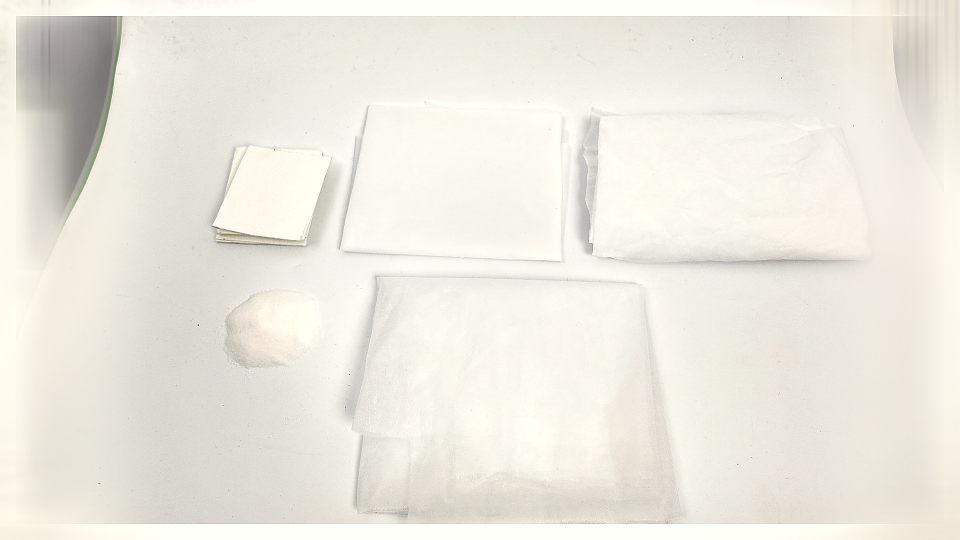
#> input picture website_ready/puppy-pad-raw-material-layers-overhead-01-blog_A_lifestyle.jpg, 1920 x 1080 px (shown at 1/2 size)
$ python design_website_assets_v2.py --input-dir website_ready --output-dir out
#> lines starting #> are read from the running program, lines starting #| are printed output that depends on the picture; after the words box and inside, x2 and y2 are one past the last pixel; in counts of white or black regions, pixels touching at a corner belong together
#> in main, source is the input picture: PIL image 1920x1080 RGB; mean R, G, B 237.2, 233.3, 224.6
from __future__ import annotations

import argparse
from pathlib import Path

import numpy as np
from PIL import Image, ImageEnhance, ImageFilter, ImageOps


BG = np.array([248.0, 249.0, 247.0], dtype=np.float32)


def clean_edge_scaffold(image: Image.Image) -> Image.Image:
    rgb = np.asarray(image.convert("RGB"), dtype=np.float32)
    h, w = rgb.shape[:2]
#> h = 1000; w = 1640
    lum = 0.2126 * rgb[:, :, 0] + 0.7152 * rgb[:, :, 1] + 0.0722 * rgb[:, :, 2]
    sat = rgb.max(axis=2) - rgb.min(axis=2)
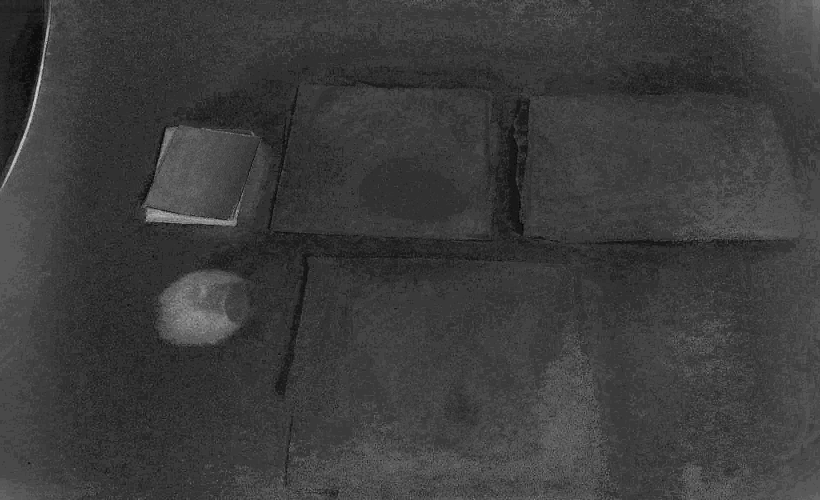
#> sat: shape (1000, 1640) float32 (shown at 1/2 size); min 0, max 52, mean 12.3; drawn with min black and max white
    edge = np.zeros((h, w), dtype=np.float32)
    edge[:, : max(1, int(w * 0.045))] = 1
    edge[:, w - max(1, int(w * 0.045)) :] = 1
    edge[: max(1, int(h * 0.08)), :] = 1
    # Only neutral, dim scaffold tones are eligible; colored packaging and black material stay untouched.
    mask = (edge > 0) & (lum < 170) & (sat < 26)
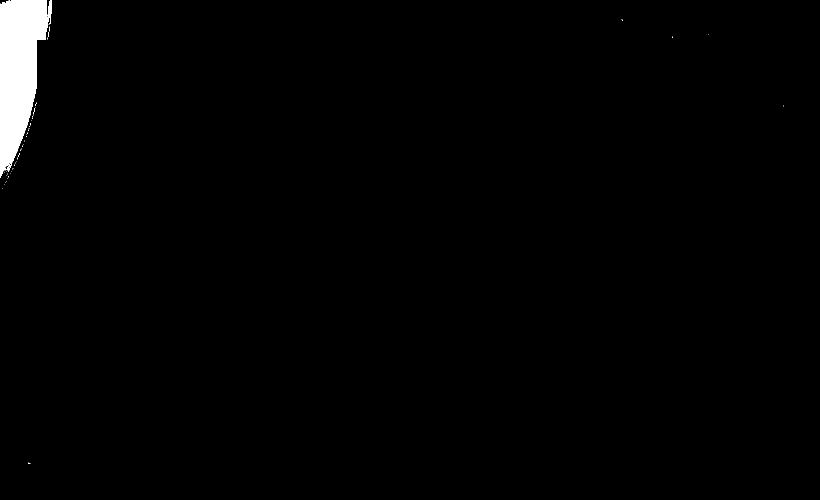
#> mask: shape (1000, 1640) bool (shown at 1/2 size); 1.4% white; 52 white regions (51 under 20 px), largest, box (x1, y1, x2, y2) and area: (0, 0, 104, 356) 22759
    if not mask.any():
        return image
    fill = np.empty_like(rgb)
    left_ref = rgb[:, min(w - 1, int(w * 0.10)), :]
#> left_ref = 1000 rows, first 8: [234, 230, 221], [231, 227, 218], [230, 226, 217], [231, 226, 220], [230, 227, 220], [228, 225, 218], [229, 226, 221], [231, 228, 223]
    right_ref = rgb[:, max(0, int(w * 0.90)), :]
#> right_ref = 1000 rows, first 8: [226, 223, 216], [228, 224, 215], [229, 222, 214], [229, 220, 211], [231, 222, 213], [232, 225, 217], [225, 221, 212], [218, 213, 207]
    top_ref = rgb[min(h - 1, int(h * 0.12)), :, :]
#> top_ref = 1640 rows, first 8: [151, 148, 143], [152, 147, 144], [150, 145, 142], [147, 142, 139], [151, 147, 144], [147, 143, 140], [149, 145, 142], [146, 142, 139]
    fill[:, : w // 2, :] = left_ref[:, None, :]
    fill[:, w // 2 :, :] = right_ref[:, None, :]
    fill[: h // 2, :, :] = (fill[: h // 2, :, :] + top_ref[None, :, :]) / 2
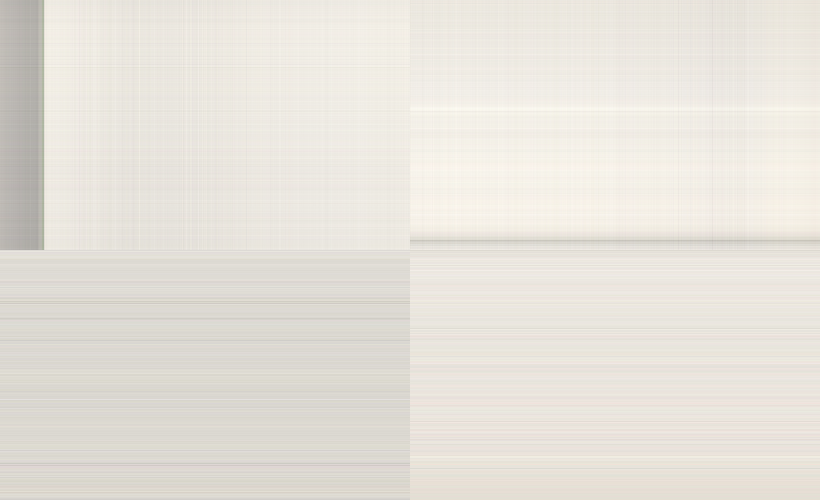
#> fill: shape (1000, 1640, 3) float32 (shown at 1/2 size); mean of channels 0, 1, 2 230.7, 227.1, 219.6; drawn as R, G, B
    fill = np.clip(fill * 1.08, 0, 255)
    alpha = Image.fromarray((mask.astype(np.uint8) * 255), "L").filter(ImageFilter.GaussianBlur(28))
    alpha_arr = np.asarray(alpha, dtype=np.float32)[:, :, None] / 255.0
    result = rgb * (1 - alpha_arr) + fill * alpha_arr
    return Image.fromarray(np.clip(result, 0, 255).astype(np.uint8), "RGB")


def prepare(source: Image.Image) -> Image.Image:
    image = ImageOps.exif_transpose(source).convert("RGB")
    image = image.crop((140, 40, image.width - 140, image.height - 40))
    image = clean_edge_scaffold(image)
    image = ImageEnhance.Contrast(image).enhance(1.025)
    return image


def fit_on_canvas(source: Image.Image, canvas_size: tuple[int, int], image_size: tuple[int, int]) -> Image.Image:
    canvas = Image.new("RGB", canvas_size, tuple(BG.astype(np.uint8)))
    image = ImageOps.fit(source, image_size, method=Image.Resampling.LANCZOS, centering=(0.5, 0.5))
    x = (canvas.width - image.width) // 2
    y = (canvas.height - image.height) // 2
    canvas.paste(image, (x, y))
    return canvas


def save_jpg(image: Image.Image, path: Path) -> None:
    path.parent.mkdir(parents=True, exist_ok=True)
    image.save(path, format="JPEG", quality=94, subsampling=0, optimize=True, progressive=True)


def save_webp(image: Image.Image, path: Path) -> None:
    path.parent.mkdir(parents=True, exist_ok=True)
    image.save(path, format="WEBP", quality=90, method=6)


def main() -> None:
    parser = argparse.ArgumentParser(description="Create ecommerce-ready product and blog assets")
    parser.add_argument("--input-dir", type=Path, required=True)
    parser.add_argument("--output-dir", type=Path, required=True)
    args = parser.parse_args()

    paths = sorted(args.input_dir.glob("*.jpg"))
    prepared: dict[str, Image.Image] = {}
    for path in paths:
        with Image.open(path) as source:
            prepared[path.name] = prepare(source)
#> pass 2 of the loop in main, `for path in paths:`:
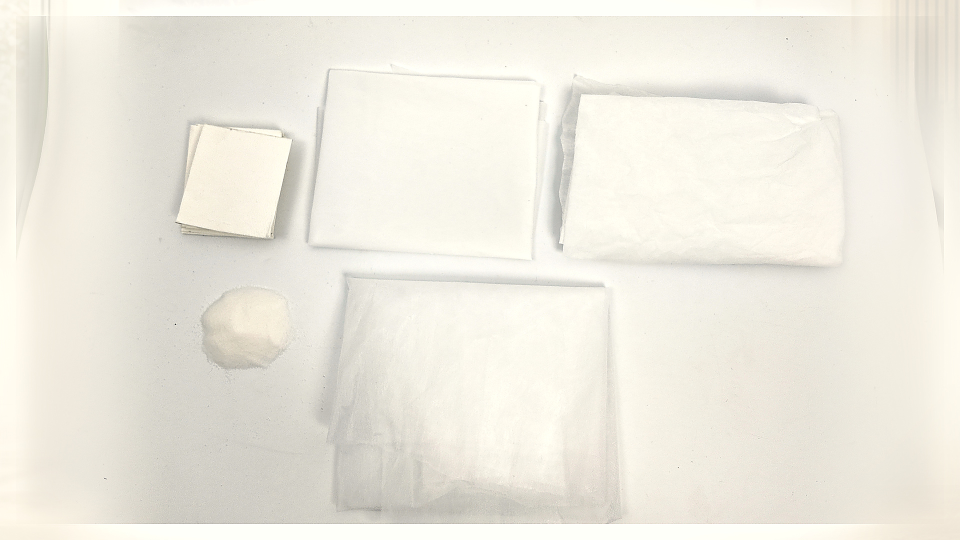
#> input picture website_ready/puppy-pad-raw-material-layers-overhead-02-blog_A_lifestyle.jpg, 1920 x 1080 px (shown at 1/2 size)
#> in main, source is the input picture: PIL image 1920x1080 RGB; mean R, G, B 238, 234.5, 224
#> in clean_edge_scaffold (call 2), `mask = (edge > 0) & (lum < 170) & (sat < 26)`:
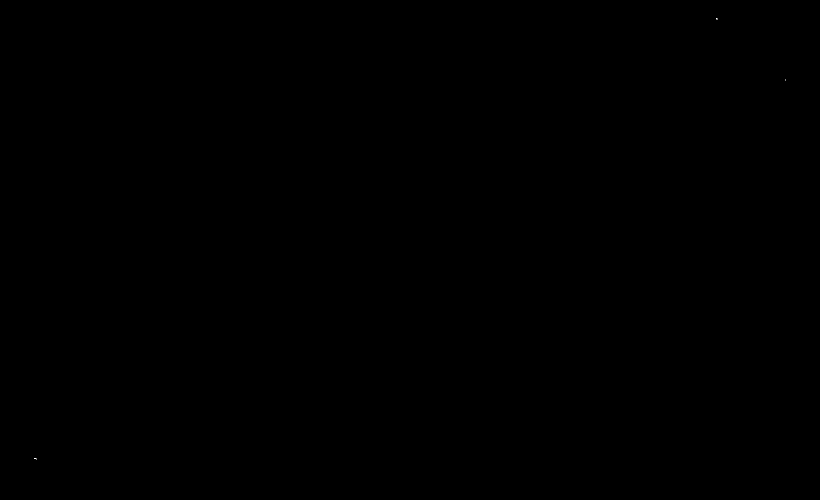
#> mask: shape (1000, 1640) bool (shown at 1/2 size); 0% white in thin lines or dots, all inside (x1, y1, x2, y2) = (68, 36, 1572, 919)
#> left_ref = 1000 rows, first 8: [220, 218, 206], [220, 217, 208], [221, 218, 209], [221, 218, 211], [219, 216, 209], [218, 215, 206], [219, 216, 207], [219, 217, 205]
#> right_ref = 1000 rows, first 8: [231, 227, 216], [233, 229, 218], [234, 230, 218], [235, 229, 217], [233, 227, 215], [236, 230, 216], [239, 233, 219], [238, 232, 218]
#> top_ref = 1640 rows, first 8: [239, 235, 223], [239, 235, 223], [240, 236, 224], [239, 235, 223], [239, 235, 223], [240, 236, 224], [240, 236, 224], [240, 236, 224]
#> in clean_edge_scaffold (call 2), `fill = np.clip(fill * 1.08, 0, 255)`:
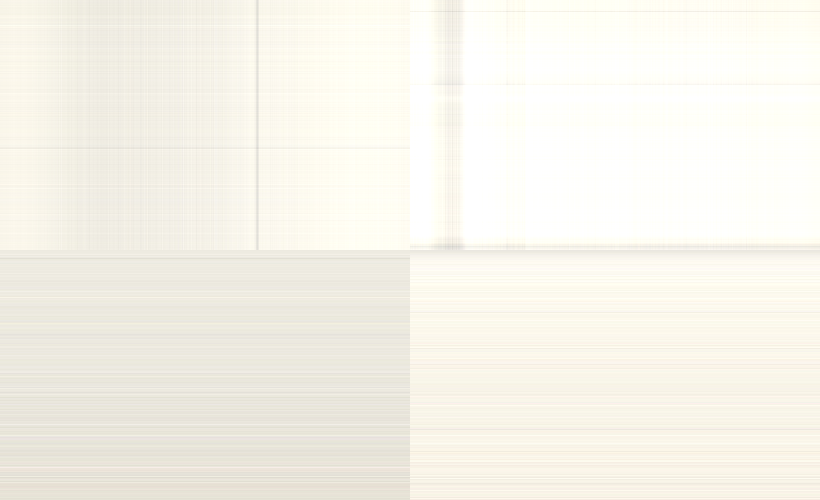
#> fill: shape (1000, 1640, 3) float32 (shown at 1/2 size); mean of channels 0, 1, 2 247.1, 245.1, 234.6; drawn as R, G, B
#> alpha: PIL image 1640x1000 L; every value is 0
#> alpha_arr: shape (1000, 1640, 1) float32; every value is 0

    for name, source in prepared.items():
        stem = Path(name).stem
        card = fit_on_canvas(source, (1600, 1200), (1504, 1128))
        banner = fit_on_canvas(source, (1920, 1080), (1856, 1016))
        save_jpg(card, args.output_dir / "ecommerce-product-4x3" / f"{stem}-product.jpg")
        save_jpg(banner, args.output_dir / "blog-banner-16x9" / f"{stem}-blog.jpg")
        save_webp(card, args.output_dir / "ecommerce-product-4x3-webp" / f"{stem}-product.webp")
        save_webp(banner, args.output_dir / "blog-banner-16x9-webp" / f"{stem}-blog.webp")
#> this loop made 2 passes
#> pass 1, in fit_on_canvas, `image = ImageOps.fit(source, image_size, method=Image.Resampling.LANCZ..`:
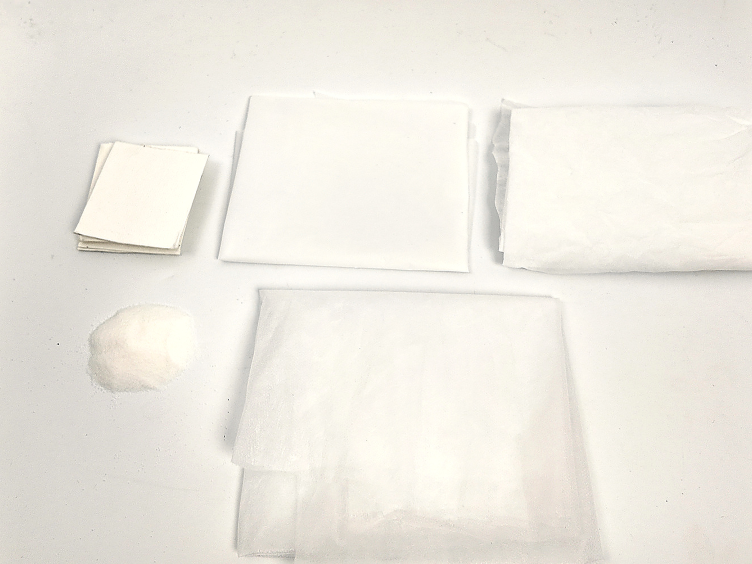
#> image: PIL image 1504x1128 RGB (shown at 1/2 size); mean R, G, B 238.2, 234.5, 225.9
#> pass 1, in main, `card = fit_on_canvas(source, (1600, 1200), (1504, 1128))`:
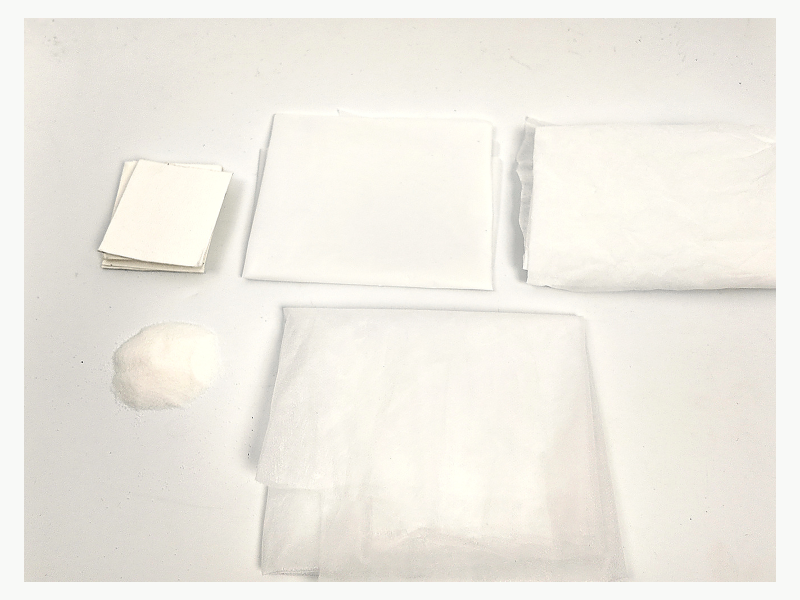
#> card: PIL image 1600x1200 RGB (shown at 1/2 size); mean R, G, B 239.4, 236.2, 228.4
#> after the loop:
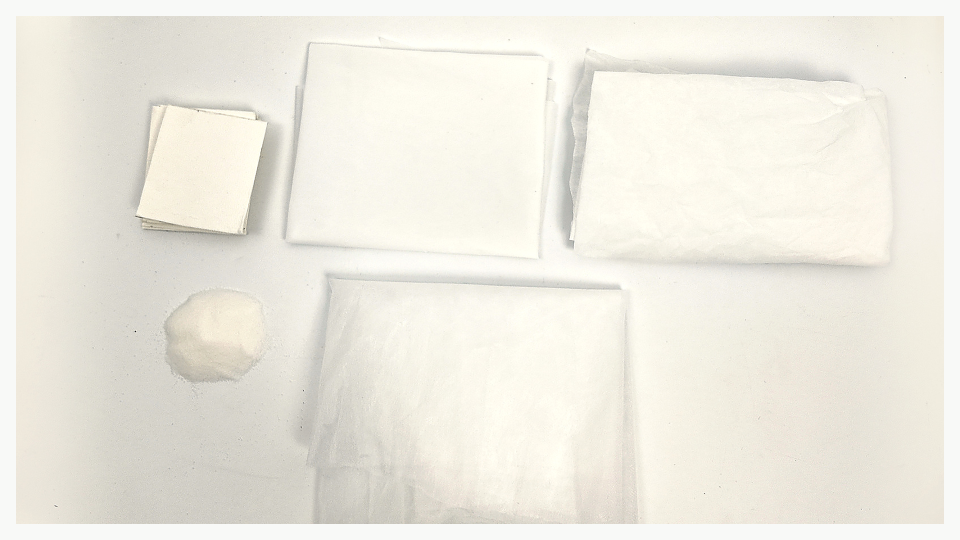
#> banner: PIL image 1920x1080 RGB (shown at 1/2 size); mean R, G, B 238, 235, 225.1
#> after the loop:
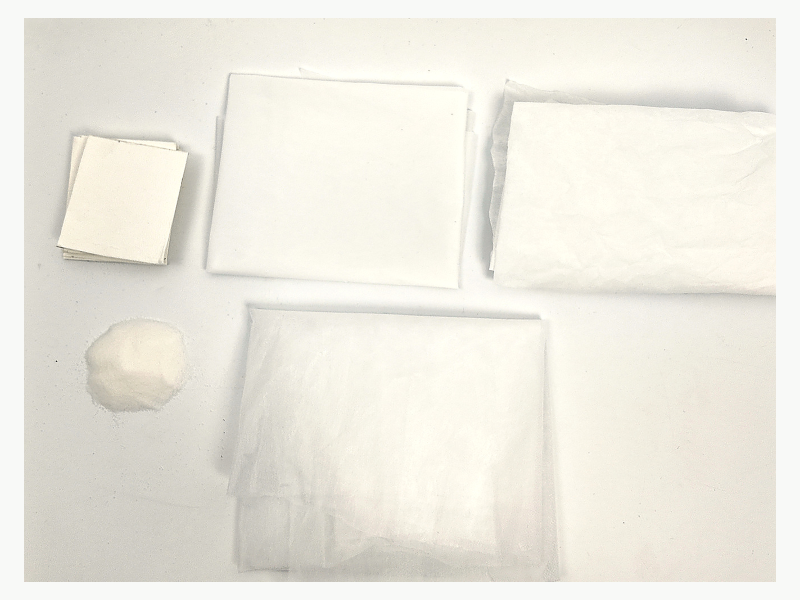
#> card: PIL image 1600x1200 RGB (shown at 1/2 size); mean R, G, B 237.3, 234.5, 224.9
    print(f"Created {len(prepared)} ecommerce product images and {len(prepared)} blog banners")
#| Created 2 ecommerce product images and 2 blog banners


if __name__ == "__main__":
    main()
